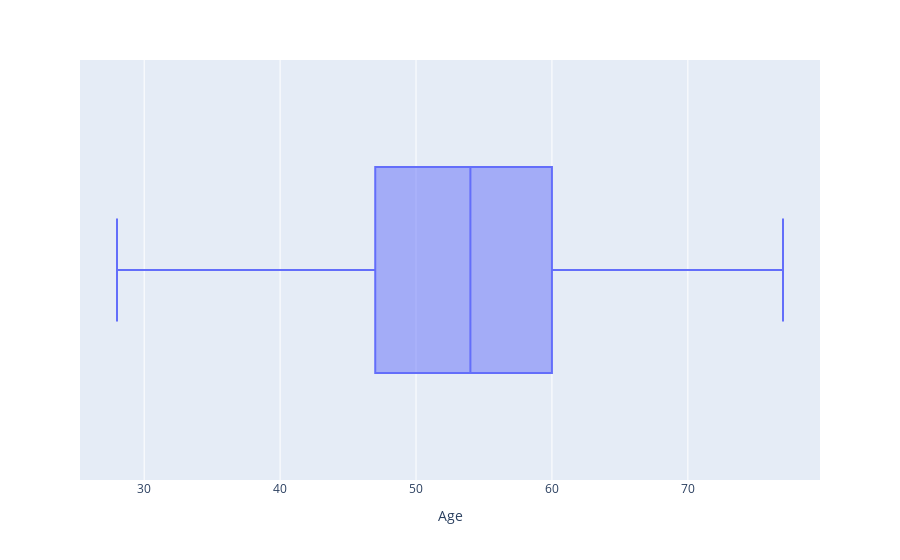

Source (notebook cell):
### Code cell
px.box( x=df["Age"], labels={"x" :"Age"})

### Figure 1 — Plotly figure (JSON) as saved in the notebook; plotly's stock layout.template omitted (floating-point values rounded to 4 significant figures; data arrays with more than 128 entries replaced by an {"elided": "..."} marker saying what was removed)
{"data": [{"alignmentgroup": "True", "hovertemplate": "Age=%{x}<extra></extra>", "legendgroup": "", "marker": {"color": "#636efa"}, "name": "", "notched": false, "offsetgroup": "", "orientation": "h", "showlegend": false, "type": "box", "x": {"elided": "918 int values"}, "x0": " ", "xaxis": "x", "y0": " ", "yaxis": "y"}], "layout": {"boxmode": "group", "legend": {"tracegroupgap": 0}, "margin": {"t": 60}, "xaxis": {"anchor": "y", "domain": [0, 1], "title": {"text": "Age"}}, "yaxis": {"anchor": "x", "domain": [0, 1]}}}
